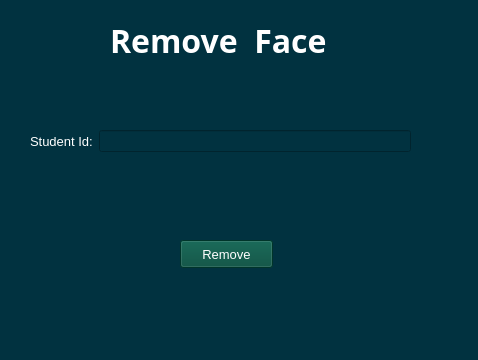
<?xml version="1.0" encoding="UTF-8"?>
<ui version="4.0">
 <class>removeface</class>
 <widget class="QMainWindow" name="removeface">
  <property name="geometry">
   <rect>
    <x>0</x>
    <y>0</y>
    <width>478</width>
    <height>360</height>
   </rect>
  </property>
  <property name="windowTitle">
   <string>Remove Face</string>
  </property>
  <property name="styleSheet">
   <string notr="true">background-color: rgb(1, 50, 64);</string>
  </property>
  <widget class="QWidget" name="centralwidget">
   <widget class="QLabel" name="label">
    <property name="geometry">
     <rect>
      <x>110</x>
      <y>10</y>
      <width>261</width>
      <height>61</height>
     </rect>
    </property>
    <property name="font">
     <font>
      <family>Source Sans Pro</family>
      <pointsize>24</pointsize>
      <weight>75</weight>
      <bold>true</bold>
     </font>
    </property>
    <property name="styleSheet">
     <string notr="true">color: rgb(255, 255, 255);</string>
    </property>
    <property name="text">
     <string>Remove  Face</string>
    </property>
   </widget>
   <widget class="QPushButton" name="remove_button">
    <property name="geometry">
     <rect>
      <x>180</x>
      <y>240</y>
      <width>93</width>
      <height>28</height>
     </rect>
    </property>
    <property name="font">
     <font>
      <pointsize>10</pointsize>
     </font>
    </property>
    <property name="styleSheet">
     <string notr="true">background-color: rgb(0, 74, 59);
color: rgb(255, 255, 255)</string>
    </property>
    <property name="text">
     <string>Remove</string>
    </property>
   </widget>
   <widget class="QWidget" name="layoutWidget">
    <property name="geometry">
     <rect>
      <x>30</x>
      <y>130</y>
      <width>381</width>
      <height>26</height>
     </rect>
    </property>
    <layout class="QFormLayout" name="formLayout">
     <item row="0" column="0">
      <widget class="QLabel" name="label_2">
       <property name="font">
        <font>
         <pointsize>10</pointsize>
        </font>
       </property>
       <property name="styleSheet">
        <string notr="true">color: rgb(255, 255, 255);</string>
       </property>
       <property name="text">
        <string>Student Id:</string>
       </property>
      </widget>
     </item>
     <item row="0" column="1">
      <widget class="QLineEdit" name="studentid">
       <property name="styleSheet">
        <string notr="true">color: rgb(255, 255, 255);</string>
       </property>
      </widget>
     </item>
    </layout>
   </widget>
   <widget class="QLabel" name="label_3">
    <property name="geometry">
     <rect>
      <x>-6</x>
      <y>-5</y>
      <width>501</width>
      <height>371</height>
     </rect>
    </property>
    <property name="text">
     <string/>
    </property>
    <property name="pixmap">
     <pixmap>bgpic.png</pixmap>
    </property>
    <property name="scaledContents">
     <bool>true</bool>
    </property>
   </widget>
   <zorder>label_3</zorder>
   <zorder>label</zorder>
   <zorder>remove_button</zorder>
   <zorder>layoutWidget</zorder>
  </widget>
 </widget>
 <resources/>
 <connections/>
</ui>
